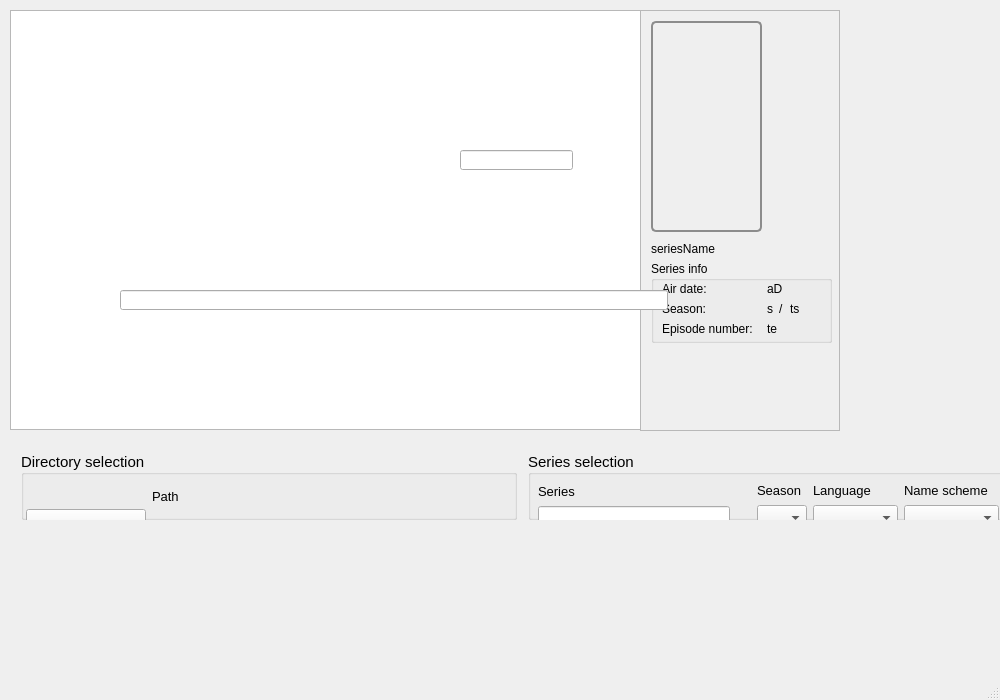
<?xml version="1.0" encoding="UTF-8"?>
<ui version="4.0">
 <class>MainWindow</class>
 <widget class="QMainWindow" name="MainWindow">
  <property name="geometry">
   <rect>
    <x>0</x>
    <y>0</y>
    <width>1000</width>
    <height>700</height>
   </rect>
  </property>
  <property name="minimumSize">
   <size>
    <width>1000</width>
    <height>520</height>
   </size>
  </property>
  <property name="windowTitle">
   <string>SeriesScraper</string>
  </property>
  <property name="unifiedTitleAndToolBarOnMac">
   <bool>true</bool>
  </property>
  <widget class="QWidget" name="centralWidget">
   <property name="minimumSize">
    <size>
     <width>800</width>
     <height>500</height>
    </size>
   </property>
   <property name="styleSheet">
    <string notr="true">#renameButton {
	color: rgb(255, 255, 255);
	background-image: url(:/images/button_blue.png);
	border: none;
	outline: none;
}

#renameButton:pressed {
	background-image: url(:/images/button_blue_pressed.png);
}

#renameButton:!enabled {
	color: rgb(200, 200, 200);
	background-image: url(:/images/button_grey.png);
}

#posterInfoLabel {
	border-radius: 5px;
    border: 2px solid #8c8c8c;
}</string>
   </property>
   <widget class="QTableWidget" name="episodeNameTable">
    <property name="geometry">
     <rect>
      <x>10</x>
      <y>10</y>
      <width>631</width>
      <height>420</height>
     </rect>
    </property>
    <property name="autoFillBackground">
     <bool>false</bool>
    </property>
    <property name="horizontalScrollBarPolicy">
     <enum>Qt::ScrollBarAsNeeded</enum>
    </property>
   </widget>
   <widget class="QLineEdit" name="episodeLineEdit">
    <property name="enabled">
     <bool>true</bool>
    </property>
    <property name="geometry">
     <rect>
      <x>460</x>
      <y>150</y>
      <width>113</width>
      <height>20</height>
     </rect>
    </property>
    <property name="font">
     <font>
      <family>Segoe UI</family>
     </font>
    </property>
   </widget>
   <widget class="QScrollArea" name="additionalInfoScrollArea">
    <property name="geometry">
     <rect>
      <x>640</x>
      <y>10</y>
      <width>200</width>
      <height>421</height>
     </rect>
    </property>
    <property name="widgetResizable">
     <bool>true</bool>
    </property>
    <widget class="QWidget" name="scrollAreaWidgetContents">
     <property name="geometry">
      <rect>
       <x>0</x>
       <y>0</y>
       <width>198</width>
       <height>419</height>
      </rect>
     </property>
     <widget class="QLabel" name="posterInfoLabel">
      <property name="geometry">
       <rect>
        <x>10</x>
        <y>10</y>
        <width>111</width>
        <height>211</height>
       </rect>
      </property>
      <property name="styleSheet">
       <string notr="true"/>
      </property>
      <property name="text">
       <string/>
      </property>
     </widget>
     <widget class="QLabel" name="seriesNameInfoLabelData">
      <property name="geometry">
       <rect>
        <x>10</x>
        <y>230</y>
        <width>200</width>
        <height>16</height>
       </rect>
      </property>
      <property name="font">
       <font>
        <family>Segoe UI</family>
       </font>
      </property>
      <property name="text">
       <string>seriesName</string>
      </property>
     </widget>
     <widget class="QGroupBox" name="infoGroupBox">
      <property name="geometry">
       <rect>
        <x>10</x>
        <y>250</y>
        <width>181</width>
        <height>82</height>
       </rect>
      </property>
      <property name="title">
       <string>Series info</string>
      </property>
      <widget class="QWidget" name="horizontalLayoutWidget_2">
       <property name="geometry">
        <rect>
         <x>0</x>
         <y>10</y>
         <width>181</width>
         <height>76</height>
        </rect>
       </property>
       <layout class="QHBoxLayout" name="seriesInfohorizontalLayout">
        <property name="sizeConstraint">
         <enum>QLayout::SetDefaultConstraint</enum>
        </property>
        <item>
         <layout class="QVBoxLayout" name="verticalLayout">
          <property name="leftMargin">
           <number>0</number>
          </property>
          <property name="rightMargin">
           <number>5</number>
          </property>
          <item>
           <widget class="QLabel" name="airDateInfoLabel">
            <property name="font">
             <font>
              <family>Segoe UI</family>
             </font>
            </property>
            <property name="text">
             <string>Air date:</string>
            </property>
           </widget>
          </item>
          <item>
           <widget class="QLabel" name="seasonInfoLabel">
            <property name="font">
             <font>
              <family>Segoe UI</family>
             </font>
            </property>
            <property name="text">
             <string>Season:</string>
            </property>
           </widget>
          </item>
          <item>
           <widget class="QLabel" name="totalEpisodesInfoLabel">
            <property name="font">
             <font>
              <family>Segoe UI</family>
             </font>
            </property>
            <property name="text">
             <string>Episode number: </string>
            </property>
           </widget>
          </item>
         </layout>
        </item>
        <item>
         <layout class="QVBoxLayout" name="verticalLayout_2">
          <item>
           <widget class="QLabel" name="airDateInfoLabelData">
            <property name="font">
             <font>
              <family>Segoe UI</family>
             </font>
            </property>
            <property name="text">
             <string>aD</string>
            </property>
           </widget>
          </item>
          <item>
           <layout class="QHBoxLayout" name="horizontalLayout_2">
            <item>
             <widget class="QLabel" name="seasonInfoLabelData">
              <property name="text">
               <string>s</string>
              </property>
             </widget>
            </item>
            <item>
             <widget class="QLabel" name="ofInfoLabel">
              <property name="text">
               <string>/</string>
              </property>
             </widget>
            </item>
            <item>
             <widget class="QLabel" name="totalSeasonInfoLabelData">
              <property name="text">
               <string>ts</string>
              </property>
             </widget>
            </item>
            <item>
             <spacer name="horizontalSpacer">
              <property name="orientation">
               <enum>Qt::Horizontal</enum>
              </property>
              <property name="sizeType">
               <enum>QSizePolicy::Expanding</enum>
              </property>
              <property name="sizeHint" stdset="0">
               <size>
                <width>20</width>
                <height>20</height>
               </size>
              </property>
             </spacer>
            </item>
           </layout>
          </item>
          <item>
           <widget class="QLabel" name="totalEpisodesInfoLabelData">
            <property name="font">
             <font>
              <family>Segoe UI</family>
             </font>
            </property>
            <property name="text">
             <string>te</string>
            </property>
           </widget>
          </item>
         </layout>
        </item>
       </layout>
      </widget>
     </widget>
    </widget>
   </widget>
   <widget class="QWidget" name="centralControlElementWidget" native="true">
    <property name="geometry">
     <rect>
      <x>10</x>
      <y>440</y>
      <width>1161</width>
      <height>91</height>
     </rect>
    </property>
    <widget class="QWidget" name="horizontalLayoutWidget_5">
     <property name="geometry">
      <rect>
       <x>0</x>
       <y>0</y>
       <width>1161</width>
       <height>91</height>
      </rect>
     </property>
     <layout class="QHBoxLayout" name="controlElementshorizontalLayout">
      <item>
       <widget class="QGroupBox" name="pathGroupBox">
        <property name="font">
         <font>
          <family>Segoe UI</family>
          <pointsize>11</pointsize>
         </font>
        </property>
        <property name="title">
         <string>Directory selection</string>
        </property>
        <property name="alignment">
         <set>Qt::AlignLeading|Qt::AlignLeft|Qt::AlignVCenter</set>
        </property>
        <widget class="QWidget" name="horizontalLayoutWidget">
         <property name="geometry">
          <rect>
           <x>0</x>
           <y>20</y>
           <width>831</width>
           <height>88</height>
          </rect>
         </property>
         <layout class="QHBoxLayout" name="directorySelectionHorizontalLayout">
          <property name="leftMargin">
           <number>5</number>
          </property>
          <property name="rightMargin">
           <number>10</number>
          </property>
          <property name="bottomMargin">
           <number>10</number>
          </property>
          <item>
           <layout class="QVBoxLayout" name="selectionButtonVerticalLayout">
            <item>
             <spacer name="verticalSpacer">
              <property name="orientation">
               <enum>Qt::Vertical</enum>
              </property>
              <property name="sizeType">
               <enum>QSizePolicy::Fixed</enum>
              </property>
              <property name="sizeHint" stdset="0">
               <size>
                <width>20</width>
                <height>20</height>
               </size>
              </property>
             </spacer>
            </item>
            <item>
             <widget class="QPushButton" name="selectionButton">
              <property name="minimumSize">
               <size>
                <width>90</width>
                <height>32</height>
               </size>
              </property>
              <property name="maximumSize">
               <size>
                <width>120</width>
                <height>32</height>
               </size>
              </property>
              <property name="font">
               <font>
                <family>Segoe UI</family>
               </font>
              </property>
              <property name="text">
               <string>Selection</string>
              </property>
             </widget>
            </item>
           </layout>
          </item>
          <item>
           <layout class="QVBoxLayout" name="pathVerticalLayout">
            <property name="spacing">
             <number>-1</number>
            </property>
            <property name="bottomMargin">
             <number>0</number>
            </property>
            <item>
             <widget class="QLabel" name="pathLabel">
              <property name="font">
               <font>
                <family>Segoe UI</family>
                <pointsize>10</pointsize>
               </font>
              </property>
              <property name="text">
               <string>Path</string>
              </property>
             </widget>
            </item>
            <item>
             <layout class="QHBoxLayout" name="directoryWidgethorizontalLayout">
              <item>
               <widget class="QComboBox" name="pathStructure4ComboBox">
                <property name="minimumSize">
                 <size>
                  <width>100</width>
                  <height>26</height>
                 </size>
                </property>
               </widget>
              </item>
              <item>
               <widget class="QComboBox" name="pathStructure3ComboBox">
                <property name="minimumSize">
                 <size>
                  <width>100</width>
                  <height>26</height>
                 </size>
                </property>
               </widget>
              </item>
              <item>
               <widget class="QComboBox" name="pathStructure2ComboBox">
                <property name="minimumSize">
                 <size>
                  <width>100</width>
                  <height>26</height>
                 </size>
                </property>
               </widget>
              </item>
              <item>
               <widget class="QComboBox" name="pathStructure1ComboBox">
                <property name="minimumSize">
                 <size>
                  <width>100</width>
                  <height>26</height>
                 </size>
                </property>
               </widget>
              </item>
              <item>
               <widget class="QPushButton" name="pathStructureContentButton">
                <property name="minimumSize">
                 <size>
                  <width>50</width>
                  <height>32</height>
                 </size>
                </property>
                <property name="maximumSize">
                 <size>
                  <width>50</width>
                  <height>16777215</height>
                 </size>
                </property>
                <property name="text">
                 <string/>
                </property>
                <property name="icon">
                 <iconset resource="resource.qrc">
                  <normaloff>:/images/arrow_down.png</normaloff>:/images/arrow_down.png</iconset>
                </property>
               </widget>
              </item>
              <item>
               <widget class="QPushButton" name="directoryUpdateButton">
                <property name="enabled">
                 <bool>false</bool>
                </property>
                <property name="minimumSize">
                 <size>
                  <width>50</width>
                  <height>32</height>
                 </size>
                </property>
                <property name="maximumSize">
                 <size>
                  <width>50</width>
                  <height>32</height>
                 </size>
                </property>
                <property name="text">
                 <string/>
                </property>
                <property name="icon">
                 <iconset resource="resource.qrc">
                  <normaloff>:/images/update.png</normaloff>:/images/update.png</iconset>
                </property>
               </widget>
              </item>
              <item>
               <widget class="QLabel" name="correctPathLabel">
                <property name="minimumSize">
                 <size>
                  <width>15</width>
                  <height>20</height>
                 </size>
                </property>
                <property name="maximumSize">
                 <size>
                  <width>15</width>
                  <height>20</height>
                 </size>
                </property>
                <property name="text">
                 <string/>
                </property>
               </widget>
              </item>
             </layout>
            </item>
            <item>
             <spacer name="verticalSpacer_2">
              <property name="orientation">
               <enum>Qt::Vertical</enum>
              </property>
              <property name="sizeType">
               <enum>QSizePolicy::Fixed</enum>
              </property>
              <property name="sizeHint" stdset="0">
               <size>
                <width>20</width>
                <height>0</height>
               </size>
              </property>
             </spacer>
            </item>
           </layout>
          </item>
         </layout>
        </widget>
       </widget>
      </item>
      <item>
       <spacer name="horizontalSpacer_2">
        <property name="orientation">
         <enum>Qt::Horizontal</enum>
        </property>
        <property name="sizeType">
         <enum>QSizePolicy::Fixed</enum>
        </property>
        <property name="sizeHint" stdset="0">
         <size>
          <width>5</width>
          <height>20</height>
         </size>
        </property>
       </spacer>
      </item>
      <item>
       <widget class="QGroupBox" name="seriesGroupBox">
        <property name="font">
         <font>
          <family>Segoe UI</family>
          <pointsize>11</pointsize>
         </font>
        </property>
        <property name="title">
         <string>Series selection</string>
        </property>
        <property name="alignment">
         <set>Qt::AlignLeading|Qt::AlignLeft|Qt::AlignVCenter</set>
        </property>
        <widget class="QWidget" name="horizontalLayoutWidget_3">
         <property name="geometry">
          <rect>
           <x>0</x>
           <y>20</y>
           <width>481</width>
           <height>70</height>
          </rect>
         </property>
         <layout class="QHBoxLayout" name="seriesSelectionHorizontalLayout">
          <property name="leftMargin">
           <number>10</number>
          </property>
          <property name="rightMargin">
           <number>10</number>
          </property>
          <property name="bottomMargin">
           <number>10</number>
          </property>
          <item>
           <layout class="QVBoxLayout" name="seriesVerticalLayout">
            <item>
             <widget class="QLabel" name="seriesLabel">
              <property name="font">
               <font>
                <family>Segoe UI</family>
                <pointsize>10</pointsize>
               </font>
              </property>
              <property name="text">
               <string>Series</string>
              </property>
             </widget>
            </item>
            <item>
             <layout class="QHBoxLayout" name="seriesLineEditHorizontalLayout">
              <item>
               <widget class="QLineEdit" name="seriesLineEdit">
                <property name="minimumSize">
                 <size>
                  <width>150</width>
                  <height>20</height>
                 </size>
                </property>
                <property name="maximumSize">
                 <size>
                  <width>200</width>
                  <height>16777215</height>
                 </size>
                </property>
                <property name="font">
                 <font>
                  <family>Segoe UI</family>
                 </font>
                </property>
                <property name="autoFillBackground">
                 <bool>false</bool>
                </property>
               </widget>
              </item>
              <item>
               <widget class="QLabel" name="correctSeriesLabel">
                <property name="minimumSize">
                 <size>
                  <width>15</width>
                  <height>20</height>
                 </size>
                </property>
                <property name="maximumSize">
                 <size>
                  <width>15</width>
                  <height>20</height>
                 </size>
                </property>
                <property name="text">
                 <string/>
                </property>
               </widget>
              </item>
             </layout>
            </item>
            <item>
             <spacer name="verticalSpacer_3">
              <property name="orientation">
               <enum>Qt::Vertical</enum>
              </property>
              <property name="sizeType">
               <enum>QSizePolicy::Fixed</enum>
              </property>
              <property name="sizeHint" stdset="0">
               <size>
                <width>20</width>
                <height>5</height>
               </size>
              </property>
             </spacer>
            </item>
           </layout>
          </item>
          <item>
           <layout class="QVBoxLayout" name="seasonVerticalLayout">
            <item>
             <widget class="QLabel" name="seasonLabel">
              <property name="font">
               <font>
                <family>Segoe UI</family>
                <pointsize>10</pointsize>
               </font>
              </property>
              <property name="text">
               <string>Season</string>
              </property>
             </widget>
            </item>
            <item>
             <widget class="QComboBox" name="seasonComboBox">
              <property name="minimumSize">
               <size>
                <width>50</width>
                <height>26</height>
               </size>
              </property>
              <property name="maximumSize">
               <size>
                <width>50</width>
                <height>16777215</height>
               </size>
              </property>
              <property name="font">
               <font>
                <family>Segoe UI</family>
               </font>
              </property>
             </widget>
            </item>
           </layout>
          </item>
          <item>
           <layout class="QVBoxLayout" name="languageVerticalLayout">
            <item>
             <widget class="QLabel" name="seriesLanguageLabel">
              <property name="font">
               <font>
                <family>Segoe UI</family>
                <pointsize>10</pointsize>
               </font>
              </property>
              <property name="text">
               <string>Language</string>
              </property>
             </widget>
            </item>
            <item>
             <widget class="QComboBox" name="seriesLanguageComboBox">
              <property name="minimumSize">
               <size>
                <width>85</width>
                <height>26</height>
               </size>
              </property>
              <property name="maximumSize">
               <size>
                <width>150</width>
                <height>16777215</height>
               </size>
              </property>
              <property name="font">
               <font>
                <family>Segoe UI</family>
               </font>
              </property>
             </widget>
            </item>
           </layout>
          </item>
          <item>
           <layout class="QVBoxLayout" name="nameSchemeVerticalLayout">
            <item>
             <widget class="QLabel" name="nameSchemeLabel">
              <property name="enabled">
               <bool>true</bool>
              </property>
              <property name="font">
               <font>
                <family>Segoe UI</family>
                <pointsize>10</pointsize>
               </font>
              </property>
              <property name="text">
               <string>Name scheme</string>
              </property>
              <property name="scaledContents">
               <bool>false</bool>
              </property>
             </widget>
            </item>
            <item>
             <widget class="QComboBox" name="nameSchemeComboBox">
              <property name="minimumSize">
               <size>
                <width>95</width>
                <height>26</height>
               </size>
              </property>
              <property name="maximumSize">
               <size>
                <width>160</width>
                <height>16777215</height>
               </size>
              </property>
              <property name="font">
               <font>
                <family>Segoe UI</family>
               </font>
              </property>
             </widget>
            </item>
           </layout>
          </item>
         </layout>
        </widget>
       </widget>
      </item>
      <item>
       <spacer name="horizontalSpacer_3">
        <property name="orientation">
         <enum>Qt::Horizontal</enum>
        </property>
        <property name="sizeType">
         <enum>QSizePolicy::Fixed</enum>
        </property>
        <property name="sizeHint" stdset="0">
         <size>
          <width>10</width>
          <height>20</height>
         </size>
        </property>
       </spacer>
      </item>
      <item>
       <widget class="QPushButton" name="renameButton">
        <property name="minimumSize">
         <size>
          <width>120</width>
          <height>60</height>
         </size>
        </property>
        <property name="maximumSize">
         <size>
          <width>120</width>
          <height>60</height>
         </size>
        </property>
        <property name="font">
         <font>
          <family>Segoe UI</family>
          <weight>50</weight>
          <bold>false</bold>
          <underline>false</underline>
          <stylestrategy>PreferDefault</stylestrategy>
          <kerning>true</kerning>
         </font>
        </property>
        <property name="cursor">
         <cursorShape>PointingHandCursor</cursorShape>
        </property>
        <property name="autoFillBackground">
         <bool>false</bool>
        </property>
        <property name="styleSheet">
         <string notr="true"/>
        </property>
        <property name="text">
         <string>Rename</string>
        </property>
        <property name="checkable">
         <bool>false</bool>
        </property>
        <property name="autoRepeat">
         <bool>false</bool>
        </property>
        <property name="autoRepeatDelay">
         <number>300</number>
        </property>
        <property name="autoDefault">
         <bool>false</bool>
        </property>
        <property name="default">
         <bool>false</bool>
        </property>
        <property name="flat">
         <bool>false</bool>
        </property>
       </widget>
      </item>
     </layout>
    </widget>
   </widget>
   <widget class="QLineEdit" name="pathLineEdit">
    <property name="geometry">
     <rect>
      <x>120</x>
      <y>290</y>
      <width>548</width>
      <height>20</height>
     </rect>
    </property>
    <property name="minimumSize">
     <size>
      <width>240</width>
      <height>20</height>
     </size>
    </property>
    <property name="font">
     <font>
      <family>Segoe UI</family>
     </font>
    </property>
   </widget>
   <zorder>episodeNameTable</zorder>
   <zorder>episodeLineEdit</zorder>
   <zorder>additionalInfoScrollArea</zorder>
   <zorder>centralControlElementWidget</zorder>
   <zorder></zorder>
   <zorder>pathLineEdit</zorder>
  </widget>
  <widget class="QStatusBar" name="statusBar">
   <property name="toolTip">
    <string/>
   </property>
   <property name="statusTip">
    <string/>
   </property>
  </widget>
  <widget class="QMenuBar" name="menuBar">
   <property name="geometry">
    <rect>
     <x>0</x>
     <y>0</y>
     <width>1000</width>
     <height>22</height>
    </rect>
   </property>
   <property name="nativeMenuBar">
    <bool>true</bool>
   </property>
  </widget>
 </widget>
 <layoutdefault spacing="6" margin="11"/>
 <tabstops>
  <tabstop>episodeNameTable</tabstop>
  <tabstop>seasonComboBox</tabstop>
  <tabstop>nameSchemeComboBox</tabstop>
 </tabstops>
 <resources>
  <include location="resource.qrc"/>
 </resources>
 <connections/>
</ui>
